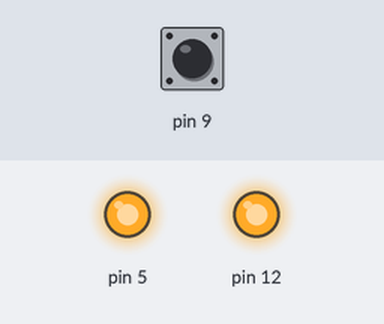
The sketch below on a simulated Arduino Uno, built with avr-gcc and run on an emulated ATmega328P. On the bench: output pins drawn as LEDs (lit = HIGH). Inputs (shaded band) come from the test bench; at power-on: pin 9 HIGH. What the sketch prints to the serial monitor is not drawn.

Above: at 2.2 s.
2.3 s: pin 9 pulled LOW for 0.15 s
At 2.4 s:
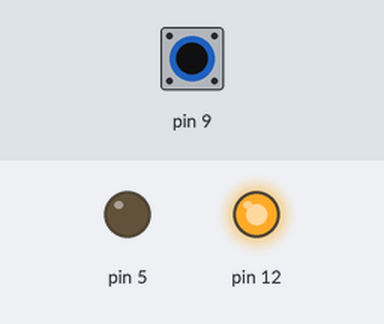
4.0 s: pin 9 pulled LOW for 3.2 s
At 7.8 s:
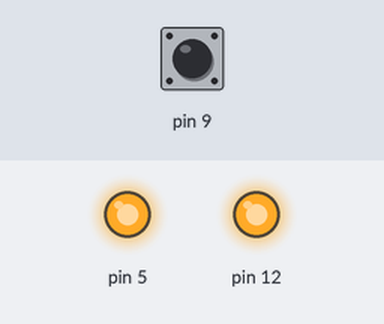
Timing chart, 0 to 9.3 s (numbered marks = the images above; inputs shaded):
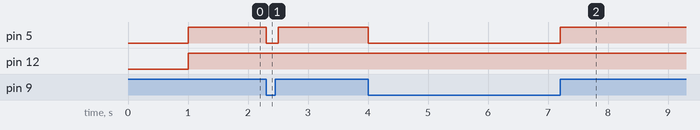

Measured:
- after the input at 2.3 s, pin 5: HIGH → LOW at once, → HIGH 0.20 s later
- after the input at 4.0 s, pin 5: HIGH → LOW at once, → HIGH 3.2 s later

The sketch:

testT1.ino
```cpp
void setup() {
  Serial.begin(115200);
//  Serial.begin(115200,SERIAL_8N1,SERIAL_TX_ONLY);
  Serial.setDebugOutput(true);
  Serial.println("Booting");
  delay(1000);


  pinMode(0, INPUT_PULLUP);
//  pinMode(1, INPUT);
//  pinMode(2, INPUT);
//  pinMode(3, INPUT);
//  pinMode(4, INPUT);
  pinMode(5, OUTPUT);
//  pinMode(6, OUTPUT);
//  pinMode(7, OUTPUT);
//  pinMode(8, OUTPUT);
  pinMode(9, INPUT_PULLUP);
//  pinMode(10, OUTPUT);
//  pinMode(11, OUTPUT);
  pinMode(12, OUTPUT);
  pinMode(13, INPUT);
//  pinMode(14, INPUT);
//  pinMode(15, INPUT);
//  pinMode(16, INPUT);

}

void loop() {
/*
  Serial.println("New loop");
    Serial.print(9);
    Serial.print("=");
    Serial.println(digitalRead(9));
    Serial.print(1);
    Serial.print("=");
    Serial.println(digitalRead(1));


    for(int j = 0; j <= 3; j++) {
      digitalWrite(12, HIGH);
      delay(200);
      digitalWrite(12, LOW);
      delay(200);
    }
*/
  digitalWrite(12, digitalRead(0));
  digitalWrite(5, digitalRead(9));
  delay(100);
}
```
